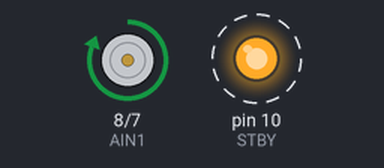
Bench run of a sketch on a simulated Arduino Uno, built with avr-gcc and run on an emulated ATmega328P. Shown: motor-driver pin pairs drawn as motors (green arrow = first pin HIGH = forward, orange = second pin HIGH = backward, longer = more drive, scaled by the enable pin, stopped while the standby pin is LOW), output pins drawn as LEDs (lit = HIGH). Dashed ring = blinking.

Above: at 0.5 s.
At 2.12 s:
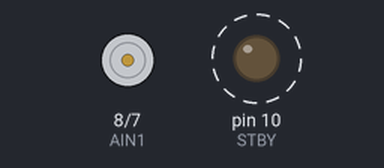
At 3.7 s:
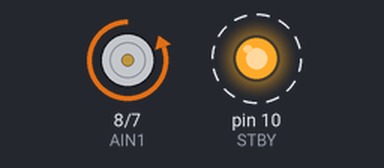
Timing chart, 0 to 5.2 s (numbered marks = the images above):
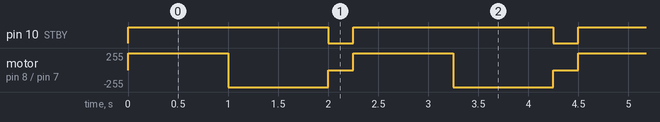

Measured:
- by itself, pin 10 (STBY): alternates HIGH for 2.0 s and LOW for 0.25 s
- by itself, motor on pin 8 (AIN1) / pin 7 (AIN2): repeats every 2.3 s: backward 255/255 1.0 s, stopped 0.25 s, forward 255/255 1.0 s

The sketch:

DC_TEST_1.ino
```cpp
//Motor A connected between A01 and A02

int STBY = 10; //standby

//Motor A
int PWMA = 0; // Speed Control
int AIN1 = 8; //Direction
int AIN2 = 7; //Direction

void setup() {
  // put your setup code here, to run once:
  pinMode(STBY, OUTPUT);

  pinMode(PWMA, OUTPUT);
  pinMode(AIN1, OUTPUT);
  pinMode(AIN2, OUTPUT);
}

void loop() {
  // put your main code here, to run repeatedly:
  move(1, 255, 1); //motor 1, full speed, left
  // move(2, 255, 1); //motor 2, full speed, left

  delay(1000); //go for 1 second
  stop(); //stop
  // delay(250); //hold for 250ms until move again

  move(1, 128, 0); //motor 1, half speed, right
  // move(2, 128, 0); //motor 2, half speed, right

  delay(1000);
  stop();
  delay(250);
}


void move(int motor, int speed, int direction){
//Move specific motor at speed and direction
//motor: 0 for B 1 for A
//speed: 0 is off, and 255 is full speed
//direction: 0 clockwise, 1 counter-clockwise

  digitalWrite(STBY, HIGH); //disable standby

  boolean inPin1 = LOW;
  boolean inPin2 = HIGH;

  if(direction == 1){
    inPin1 = HIGH;
    inPin2 = LOW;
  }

  if(motor == 1){
    digitalWrite(AIN1, inPin1);
    digitalWrite(AIN2, inPin2);
    analogWrite(PWMA, speed);
  // }else{
  //   digitalWrite(BIN1, inPin1);
  //   digitalWrite(BIN2, inPin2);
  //   analogWrite(PWMB, speed);
  }


}

void stop(){
//enable standby
  digitalWrite(STBY, LOW);
}
```
